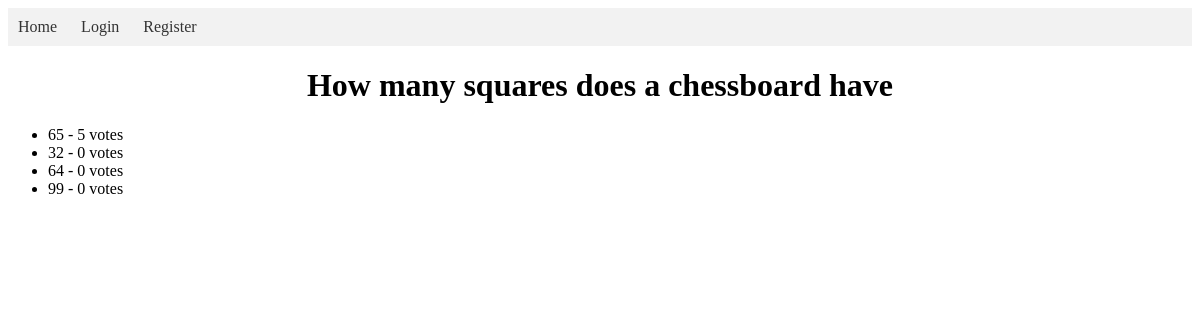
/11/results/, run on the app's committed database.
### polls/models.py (models this page shows, shortened)
class Poll(models.Model):
    question = models.CharField(max_length=200)

class Choice(models.Model):
    poll = models.ForeignKey(Poll, on_delete=models.CASCADE)
    choice_text = models.CharField(max_length=200)
    votes = models.IntegerField(default=0)

### polls/views.py (the view)
# urls.py: path('<int:poll_id>/results/', views.PollResultsView.as_view(), name='results'),
class PollResultsView(View):
    def get(self, request, poll_id):
        poll = get_object_or_404(Poll, pk=poll_id)
        return render(request, 'polls/poll_results.html', {'poll': poll})

### polls/templates/polls/poll_results.html
{% extends 'polls/base.html' %}
{% block content %}
<h1>{{ poll.question }}</h1>
<ul>
  {% for choice in poll.choice_set.all %}
    <li>{{ choice.choice_text }} - {{ choice.votes }} vote{{ choice.votes|pluralize }}</li>
  {% endfor %}
</ul>
{% endblock %}

### polls/static/polls/style.css (style rules this page uses)
h1 { text-align: center; }

### data on the page
Poll: question "How many squares does a chessboard have"
Choice: choice_text "65", votes "5"
Choice: choice_text "32", votes "0"
Choice: choice_text "64", votes "0"
Choice: choice_text "99", votes "0"
